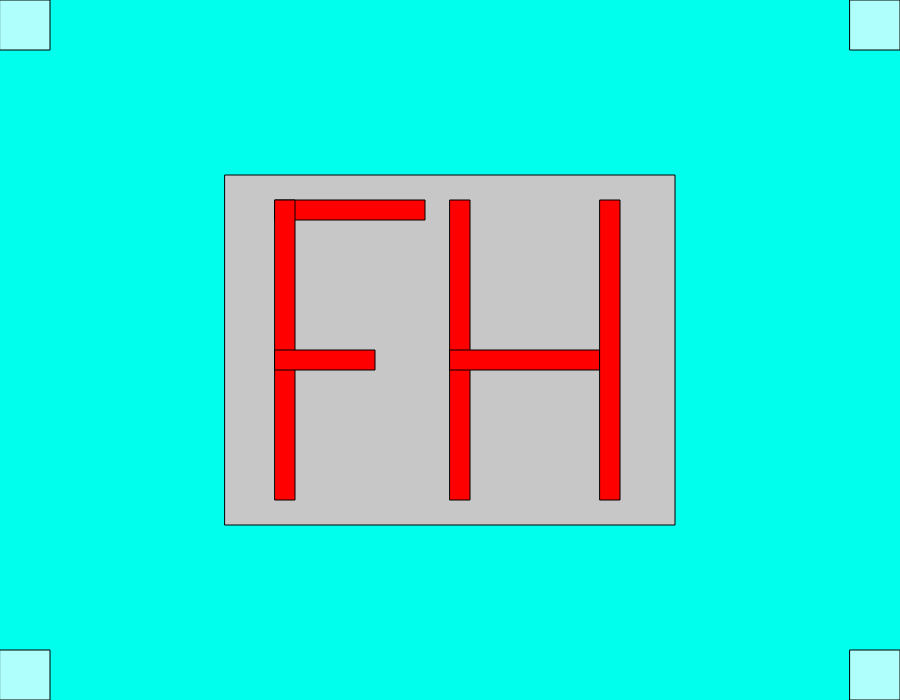
Frame 1 (no input)
Frame 60 (no input): identical to frame 1, image omitted
Frame 120 (the mouse pressed at the canvas centre since frame 60): identical to frame 1, image omitted

The p5.js sketch that drew this single still picture (run headless with seeded random() and noise() and a simulated clock; from frame 60 on, the mouse is pressed at the canvas centre):

// p5.js sketch
// ── sketch.js
function setup()
{
  //create a drawing service 700px wide, 500px tall
  createCanvas(900,700);
  
}

function draw()
{
  //create a background using RGB values
  background(0,255,237)

  // change the paint brush to a specific color according to RGB values
  fill(255,0,0);

  // create a rectangle at x,y coordinates 10,10 with length x height at 100 x 50

  fill(175,255,253)
  rect(0,0,50,50)
  rect(0,650,50,50)
  rect(850,0,50,50)
  rect(850,650,50,50)
  fill(199,199,199)
  rect(225,175,450,350)

  fill(255,0,0)


  rect(275,200,150,20);
  rect(275,200,20,300);
  rect(275,350,100,20);

  rect(450,200,20,300);
  rect(450,350,150,20);
  rect(600,200,20,300);
    
}
